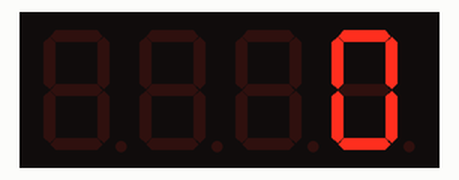
This sketch was run on a simulated Arduino Uno, built with avr-gcc and run on an emulated ATmega328P. Parts: 4-digit seven-segment display.

Above: at 0.21 s.
At 4.46 s:
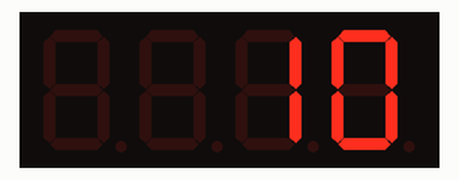
At 9.55 s:
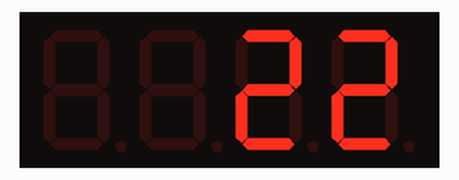
At 19.31 s:
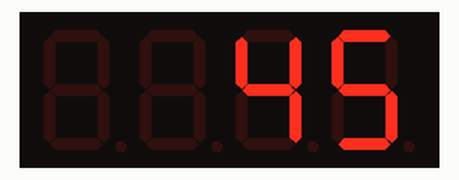
At 29.48 s:
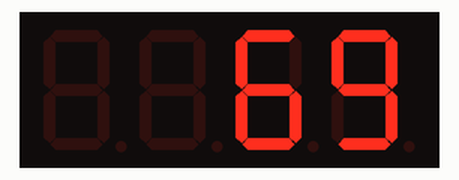
At 39.25 s:
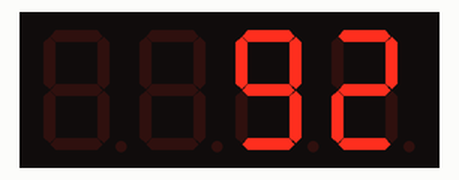

Measured:
- what the display in image 0 shows lasts 0.4 s, from 0.0 s to 0.4 s

The sketch:

4_digit_7seg.ino
```cpp
/*#include "SevSeg.h"
SevSeg sevseg;

void setup(){
  byte numDigits = 4;
  byte digitPins[] = {10, 11, 12, 13};
  byte segmentPins[] = {9, 2, 3, 5, 6, 8, 7, 4};

  bool resistorsOnSegments = true;
  bool updateWithDelaysIn = true;
  byte hardwareConfig = COMMON_CATHODE;
  sevseg.begin(hardwareConfig, numDigits, digitPins, segmentPins, resistorsOnSegments);
  sevseg.setBrightness(90);
}

void loop(){
    sevseg.setNumber(2023,3);
    sevseg.refreshDisplay();
}*/

/*Partie qui fait le compteur en dessous*/

#include "SevSeg.h"
SevSeg sevseg;

// Variables globales
int Compteur = 0;     // début
int attente =0;        // compteur en attente
int attentemax =1000;  // définne la vitesse

void setup(){
  byte numDigits = 4;
  byte digitPins[] = {10, 11, 12, 13};
  byte segmentPins[] = {9, 2, 3, 5, 6, 8, 7, 4};

  bool resistorsOnSegments = true;
  bool updateWithDelaysIn = true;
  byte hardwareConfig = COMMON_CATHODE;
  sevseg.begin(hardwareConfig, numDigits, digitPins, segmentPins, resistorsOnSegments);
  sevseg.setBrightness(90);
}
void loop(){
  sevseg.refreshDisplay();
  sevseg.setNumber(Compteur, -1);
  // système pour augmenter le compteur et créer un système de vitesse
  attente = attente +1;
  if (attente == attentemax){
    attente =0;
    Compteur = Compteur + 1;
  }
}
```
